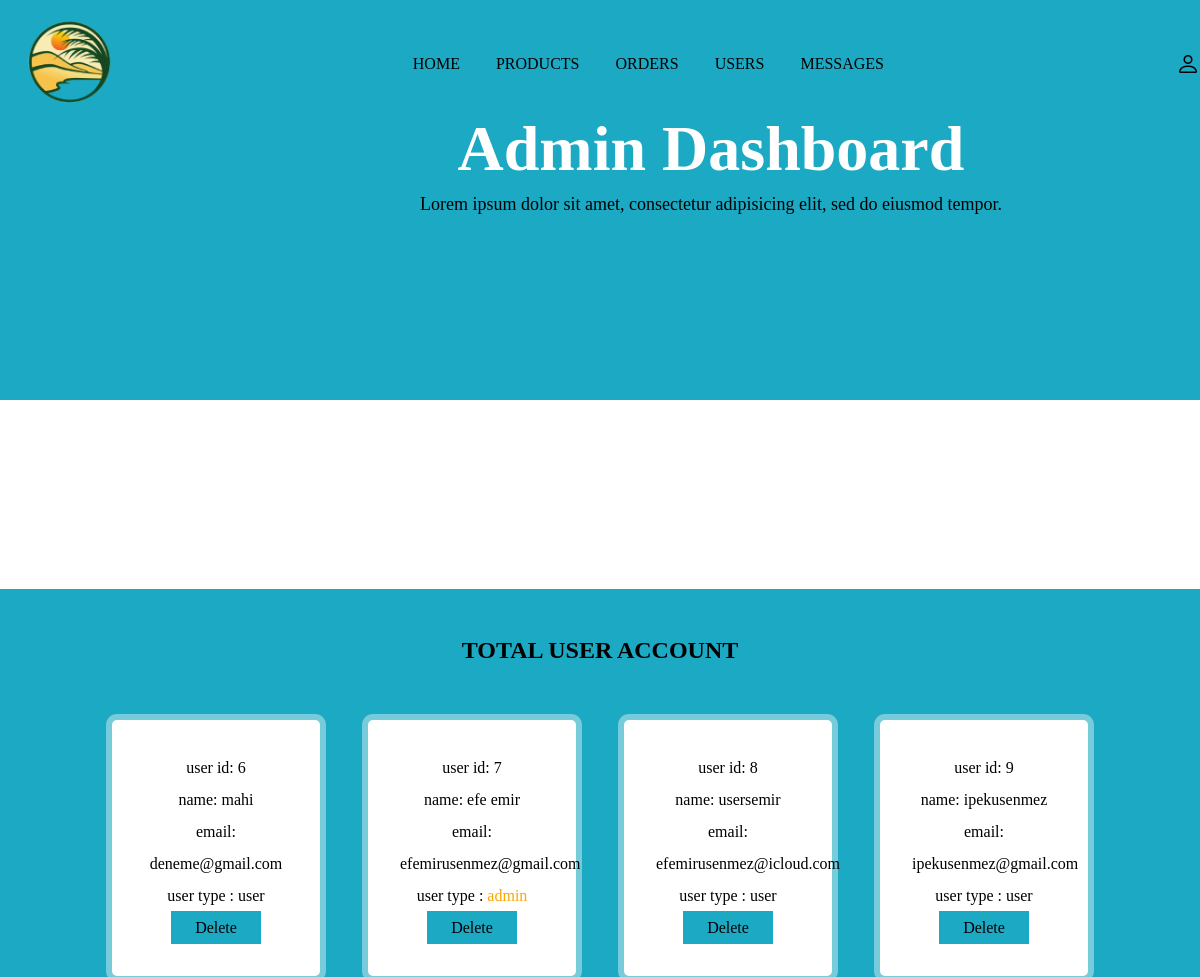
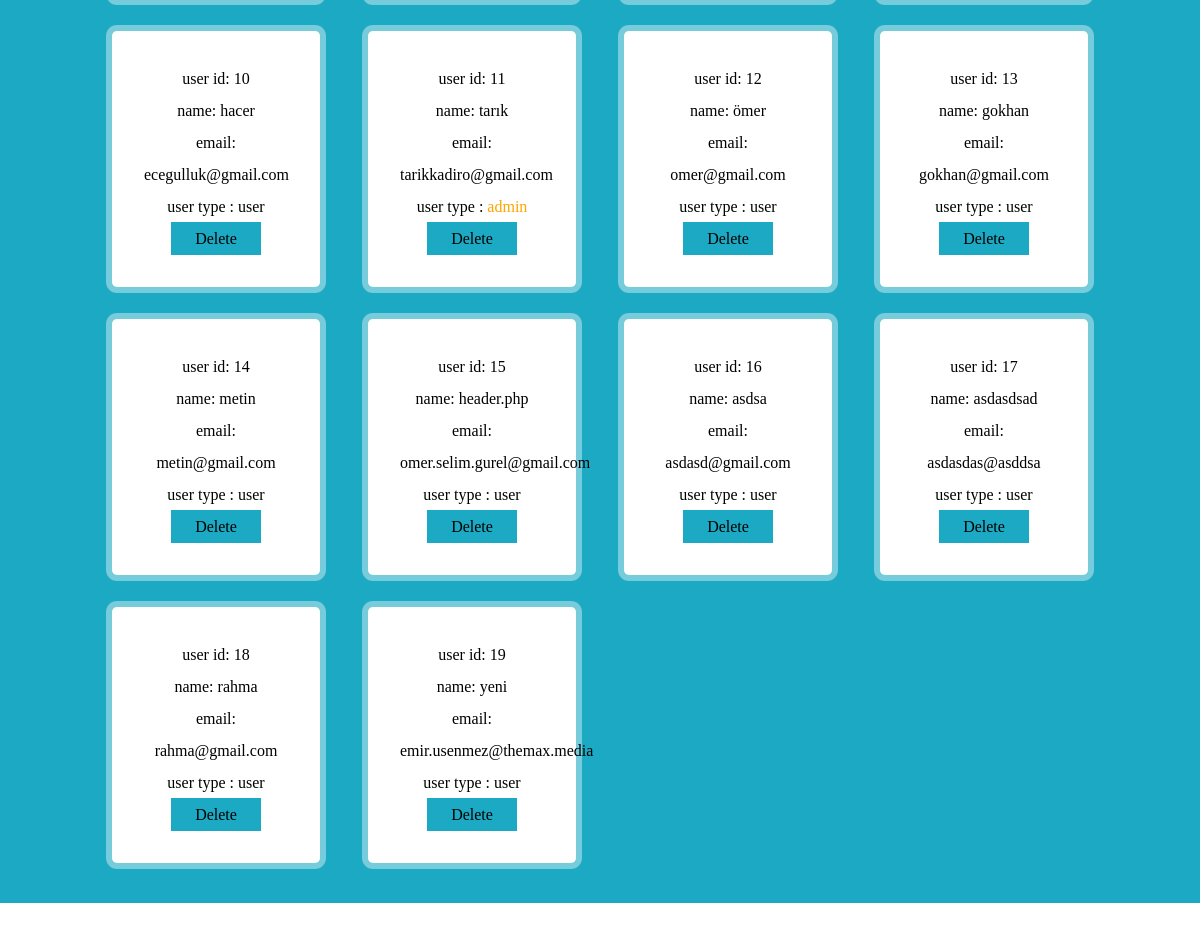
Screenshot of /admin_user.php (signed in) with the database file from the repository (2 pictures, top to bottom).
### tables this page shows
CREATE TABLE `users` (
  `id` int(255) NOT NULL,
  `name` varchar(255) NOT NULL,
  `email` varchar(255) NOT NULL,
  `password` varchar(255) NOT NULL,
  `user_type` varchar(255) NOT NULL DEFAULT 'user'
);

### admin_user.php (the view, shortened to what this page needs)
<?php
	include 'connection.php';
?>
<!DOCTYPE html>
<html lang="en">
<head>
	<link rel="stylesheet" href="https://cdn.jsdelivr.net/npm/bootstrap-icons@1.9.1/font/bootstrap-icons.css">
</head>
<body>
	<?php include 'admin_header.php'; ?>
	<div class="line4"></div>
	<section class="message-container">
		<h1 class="title">total user account</h1>
		<div class="box-container">
			<?php
				$select_users = mysqli_query($conn,"SELECT * FROM `users`") or die('query failed');
				if (mysqli_num_rows($select_users)>0) {
					while($fetch_users = mysqli_fetch_assoc($select_users)){
			?>
			<div class="box">
				<p>user id: <span><?php echo $fetch_users['id']; ?></span></p>
				<p>name: <span><?php echo $fetch_users['name']; ?></span></p>
				<p>email: <span><?php echo $fetch_users['email']; ?></span></p>
				<p>user type : <span style="color:<?php if($fetch_users['user_type']=='admin'){echo 'orange';}; ?>"><?php echo $fetch_users['user_type']; ?></span></p>
				<a href="admin_user.php?delete=<?php echo $fetch_users['id']; ?>;" onclick="return confirm('delete this message');" class="delete">delete</a>
			</div>
			<?php
					}
				}else{
						echo '
							<div class="empty">
								<p>no products added yet!</p>
							</div>
						';
				}
			?>
		</div>
	</section>
	<div class="line"></div>
</body>
</html>

### rows the page displays
users: id "6", name "mahi", email "deneme@gmail.com", user_type "user"
users: id "7", name "efe emir", email "efemirusenmez@gmail.com", user_type "admin"
users: id "8", name "usersemir", email "efemirusenmez@icloud.com", user_type "user"
users: id "9", name "ipekusenmez", email "ipekusenmez@gmail.com", user_type "user"
users: id "10", name "hacer", email "ecegulluk@gmail.com", user_type "user"
users: id "11", name "tarık", email "tarikkadiro@gmail.com", user_type "admin"
users: id "12", name "ömer", email "omer@gmail.com", user_type "user"
users: id "13", name "gokhan", email "gokhan@gmail.com", user_type "user"
users: id "14", name "metin", email "metin@gmail.com", user_type "user"
users: id "15", name "header.php", email "omer.selim.gurel@gmail.com", user_type "user"
users: id "16", name "asdsa", email "asdasd@gmail.com", user_type "user"
users: id "17", name "asdasdsad", email "asdasdas@asddsa", user_type "user"
users: id "18", name "rahma", email "rahma@gmail.com", user_type "user"
users: id "19", name "yeni", email "emir.usenmez@themax.media", user_type "user"
